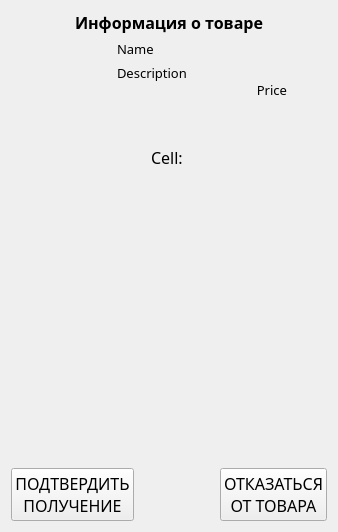
      <widget class="QWidget" name="productPage">
       <property name="sizePolicy">
        <sizepolicy hsizetype="Preferred" vsizetype="Preferred">
         <horstretch>0</horstretch>
         <verstretch>0</verstretch>
        </sizepolicy>
       </property>
       <layout class="QVBoxLayout" name="verticalLayout_5">
        <property name="sizeConstraint">
         <enum>QLayout::SetDefaultConstraint</enum>
        </property>
        <item>
         <widget class="QLabel" name="productHeader">
          <property name="sizePolicy">
           <sizepolicy hsizetype="Preferred" vsizetype="Maximum">
            <horstretch>0</horstretch>
            <verstretch>0</verstretch>
           </sizepolicy>
          </property>
          <property name="font">
           <font>
            <family>Roboto Mono</family>
            <pointsize>12</pointsize>
            <weight>75</weight>
            <bold>true</bold>
           </font>
          </property>
          <property name="text">
           <string>Информация о товаре</string>
          </property>
          <property name="alignment">
           <set>Qt::AlignCenter</set>
          </property>
         </widget>
        </item>
        <item>
         <layout class="QHBoxLayout" name="horizontalLayout_3">
          <property name="sizeConstraint">
           <enum>QLayout::SetDefaultConstraint</enum>
          </property>
          <item>
           <widget class="QLabel" name="productImg">
            <property name="sizePolicy">
             <sizepolicy hsizetype="Fixed" vsizetype="Fixed">
              <horstretch>0</horstretch>
              <verstretch>0</verstretch>
             </sizepolicy>
            </property>
            <property name="minimumSize">
             <size>
              <width>100</width>
              <height>100</height>
             </size>
            </property>
            <property name="text">
             <string/>
            </property>
           </widget>
          </item>
          <item>
           <layout class="QVBoxLayout" name="verticalLayout_4">
            <item>
             <widget class="QLabel" name="nameLabel">
              <property name="sizePolicy">
               <sizepolicy hsizetype="Preferred" vsizetype="Maximum">
                <horstretch>0</horstretch>
                <verstretch>0</verstretch>
               </sizepolicy>
              </property>
              <property name="font">
               <font>
                <family>Roboto Mono</family>
                <pointsize>10</pointsize>
               </font>
              </property>
              <property name="text">
               <string>Name</string>
              </property>
             </widget>
            </item>
            <item>
             <widget class="QLabel" name="descriptionLabel">
              <property name="sizePolicy">
               <sizepolicy hsizetype="Preferred" vsizetype="Preferred">
                <horstretch>0</horstretch>
                <verstretch>0</verstretch>
               </sizepolicy>
              </property>
              <property name="font">
               <font>
                <family>Roboto Mono</family>
                <pointsize>10</pointsize>
               </font>
              </property>
              <property name="text">
               <string>Description</string>
              </property>
              <property name="alignment">
               <set>Qt::AlignLeading|Qt::AlignLeft|Qt::AlignTop</set>
              </property>
             </widget>
            </item>
           </layout>
          </item>
          <item>
           <spacer name="horizontalSpacer_3">
            <property name="orientation">
             <enum>Qt::Horizontal</enum>
            </property>
            <property name="sizeType">
             <enum>QSizePolicy::Expanding</enum>
            </property>
            <property name="sizeHint" stdset="0">
             <size>
              <width>40</width>
              <height>20</height>
             </size>
            </property>
           </spacer>
          </item>
          <item>
           <widget class="QLabel" name="priceLabel">
            <property name="sizePolicy">
             <sizepolicy hsizetype="Maximum" vsizetype="Maximum">
              <horstretch>0</horstretch>
              <verstretch>0</verstretch>
             </sizepolicy>
            </property>
            <property name="font">
             <font>
              <family>Roboto Mono</family>
              <pointsize>10</pointsize>
             </font>
            </property>
            <property name="text">
             <string>Price</string>
            </property>
            <property name="alignment">
             <set>Qt::AlignRight|Qt::AlignTrailing|Qt::AlignVCenter</set>
            </property>
           </widget>
          </item>
          <item>
           <spacer name="horizontalSpacer_4">
            <property name="orientation">
             <enum>Qt::Horizontal</enum>
            </property>
            <property name="sizeType">
             <enum>QSizePolicy::Maximum</enum>
            </property>
            <property name="sizeHint" stdset="0">
             <size>
              <width>40</width>
              <height>20</height>
             </size>
            </property>
           </spacer>
          </item>
         </layout>
        </item>
        <item>
         <widget class="QLabel" name="cellInfoLabel">
          <property name="font">
           <font>
            <family>Roboto Mono</family>
            <pointsize>12</pointsize>
           </font>
          </property>
          <property name="text">
           <string>Cell: </string>
          </property>
          <property name="alignment">
           <set>Qt::AlignHCenter|Qt::AlignTop</set>
          </property>
         </widget>
        </item>
        <item>
         <spacer name="verticalSpacer_3">
          <property name="orientation">
           <enum>Qt::Vertical</enum>
          </property>
          <property name="sizeType">
           <enum>QSizePolicy::Preferred</enum>
          </property>
          <property name="sizeHint" stdset="0">
           <size>
            <width>20</width>
            <height>293</height>
           </size>
          </property>
         </spacer>
        </item>
        <item>
         <layout class="QHBoxLayout" name="horizontalLayout_4">
          <item>
           <widget class="QPushButton" name="receivingButton">
            <property name="sizePolicy">
             <sizepolicy hsizetype="Preferred" vsizetype="Minimum">
              <horstretch>0</horstretch>
              <verstretch>0</verstretch>
             </sizepolicy>
            </property>
            <property name="minimumSize">
             <size>
              <width>0</width>
              <height>50</height>
             </size>
            </property>
            <property name="font">
             <font>
              <family>Roboto Mono</family>
              <pointsize>12</pointsize>
             </font>
            </property>
            <property name="text">
             <string>ПОДТВЕРДИТЬ
ПОЛУЧЕНИЕ</string>
            </property>
           </widget>
          </item>
          <item>
           <spacer name="horizontalSpacer_2">
            <property name="orientation">
             <enum>Qt::Horizontal</enum>
            </property>
            <property name="sizeType">
             <enum>QSizePolicy::Minimum</enum>
            </property>
            <property name="sizeHint" stdset="0">
             <size>
              <width>40</width>
              <height>20</height>
             </size>
            </property>
           </spacer>
          </item>
          <item>
           <spacer name="horizontalSpacer_5">
            <property name="orientation">
             <enum>Qt::Horizontal</enum>
            </property>
            <property name="sizeType">
             <enum>QSizePolicy::Minimum</enum>
            </property>
            <property name="sizeHint" stdset="0">
             <size>
              <width>40</width>
              <height>20</height>
             </size>
            </property>
           </spacer>
          </item>
          <item>
           <widget class="QPushButton" name="cancelButton">
            <property name="sizePolicy">
             <sizepolicy hsizetype="Preferred" vsizetype="Minimum">
              <horstretch>0</horstretch>
              <verstretch>0</verstretch>
             </sizepolicy>
            </property>
            <property name="minimumSize">
             <size>
              <width>0</width>
              <height>50</height>
             </size>
            </property>
            <property name="font">
             <font>
              <family>Roboto Mono</family>
              <pointsize>12</pointsize>
             </font>
            </property>
            <property name="text">
             <string>ОТКАЗАТЬСЯ
ОТ ТОВАРА</string>
            </property>
           </widget>
          </item>
         </layout>
        </item>
       </layout>
      </widget>
